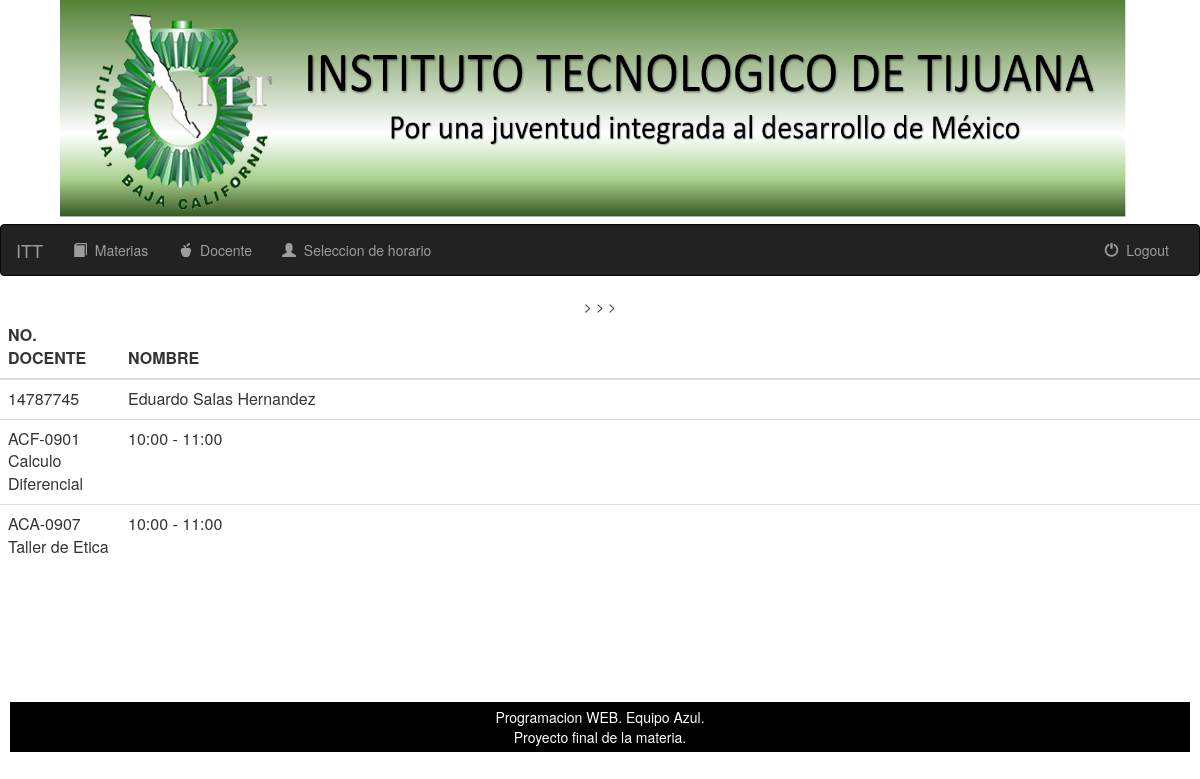
Page /accounts/profile/ (signed in) on the committed database.
### principal/models.py (models this page shows, shortened)
class Alumno(models.Model):
	NoControl		= models.IntegerField(primary_key = True, unique = True)
	Usuario			= models.OneToOneField(User,  on_delete=models.CASCADE)
	Nombre			= models.CharField(max_length = 100)
	Semestre 		= models.IntegerField()
	Materias 		= models.ManyToManyField(Materia, null = True, blank = True,)
	Clases	 		= models.ManyToManyField(Clase, null = True,blank = True,)

class Clase(models.Model):
	IdClase 		= models.IntegerField(primary_key = True, unique = True)
	Materia			= models.ForeignKey(Materia, null = True, on_delete= models.CASCADE)
	Aula			= models.ForeignKey(Aula, null = True, blank = True, on_delete= models.CASCADE)
	Docente 		= models.ForeignKey(Docente, on_delete= models.CASCADE)
	Hora			= models.CharField(max_length = 15)
	Contador		= models.IntegerField()

class Materia(models.Model):
	IdMateria 		= models.CharField(primary_key = True, max_length = 15)
	Semestre		= models.IntegerField()
	Nombre			= models.CharField(max_length = 50)
	def __str__(self):
		retorno = "%s    %s"%(self.IdMateria, self.Nombre)
		return retorno

### principal/views.py (the view)
# urls.py: url(r'^accounts/profile/', infoAlumno_View, name="menu"),
def infoAlumno_View(request, *kwargs):
	alumno= Alumno.objects.filter(Usuario = request.user)
	contexto={'alumnos':alumno}
	return render(request, 'menu.html', contexto)

### principal/templates/menu.html (shortened to what this page needs)
{% load staticfiles%}
<html xmlns="http://www.w3.org/1999/xhtml">
<head>
<link rel="stylesheet" href="http://maxcdn.bootstrapcdn.com/bootstrap/3.3.6/css/bootstrap.min.css">
<link href= "{% static 'css/estilo.css'%}" rel="stylesheet" type="text/css" />
</head>
<body><li><center><a href="menu.html"><img src="{% static 'img/encabezado.png'%}" width= 90% height= 28% /></a></center></div></li>
<nav class="navbar navbar-inverse">
	<div class="container-fluid">
		<div>
			<a class="navbar-brand" href="{%url 'menu'%}">ITT</a>
		</div>
		<div class="collapse navbar-collapse" id ="topNavBar">
			<ul class="nav navbar-nav">
				<li class="">
					<a href="{%url 'mat'%}">
						<span class="glyphicon glyphicon-book" aria-hidden="true"></span>&nbsp;
						Materias
					</a>
				</li>
				<li class="">
					<a href="{%url 'doc'%}">
						<span class="glyphicon glyphicon-apple" aria-hidden="true"></span>&nbsp;
						Docente
					</a>
				</li>
				<li class="">
					<a href="{%url 'alum'%}">
						<span class="glyphicon glyphicon-user" aria-hidden="true"></span>&nbsp;
						Seleccion de horario
					</a>
				</li>
			</ul>
			<ul class="nav navbar-nav navbar-right">
				<li class="">
					<a href="{% url 'logout'%}">
						<span class="glyphicon glyphicon-off" aria-hidden="true"></span>&nbsp;
						Logout
					</a>
				</li>
			</ul>
		</div>
	</div>
</nav>
<CENTER><table class="table table-hover" >
  <center><thead>
    <tr>
      <th scope="col" width="10%">NO. DOCENTE</th>
      <th scope="col">NOMBRE</th>
    </tr>
  </thead></center>
  <tbody>
{% for alumno in alumnos %}
                        	<tr>
                        		<td>{{ alumno.NoControl}}</td>>
                        		<td>{{ alumno.Nombre}}</td>
                        	</tr>
{% for clase in alumno.Clases.all %}
                        	<tr>
                        		<td>{{ clase.Materia}}</td>>
                        		<td>{{ clase.Hora}}</td>
                        	</tr>
    {% endfor %}
   {% endfor %}
</tbody>
</table>
  <div id="publicidad">
    <div id="publiSuper"></div>
    <div id="publiInfe"></div>
  </div>
  	  <div id="creditos">
    <center>Programacion WEB. Equipo Azul.</br>
      Proyecto final de la materia.</center>
    </div>
</body>
</html>

### principal/static/css/estilo.css (style rules this page uses)
#menu ul,li { list-style:none; }
#publicidad { width: 22%; float: right; padding: 3px; height: auto; margin-top: 7px; margin-right: 7px; margin-bottom: 7px; margin-left: 0px; }
#publiSuper { background-image: url(images/publiSuper.PNG); background-repeat: no-repeat; background-size:100%; height: 35px; }
#publiInfe { background-image: url(images/publiInfe.PNG); background-repeat: no-repeat; background-size:100%; height:60px; }
#creditos { width:auto; background-color: #000000; padding:5px; height:50px; margin:10px; clear:both; }
#creditos { color: #FFFFFF; text-align: center; font: "Times New Roman", Times, serif; font-size: 14px; }

### rows in the picture
Alumno: NoControl "14787745", Nombre "Eduardo Salas Hernandez"
Clase: Materia "ACF-0901 Calculo Diferencial", Hora "10:00 - 11:00"
Clase: Materia "ACA-0907 Taller de Etica", Hora "10:00 - 11:00"
